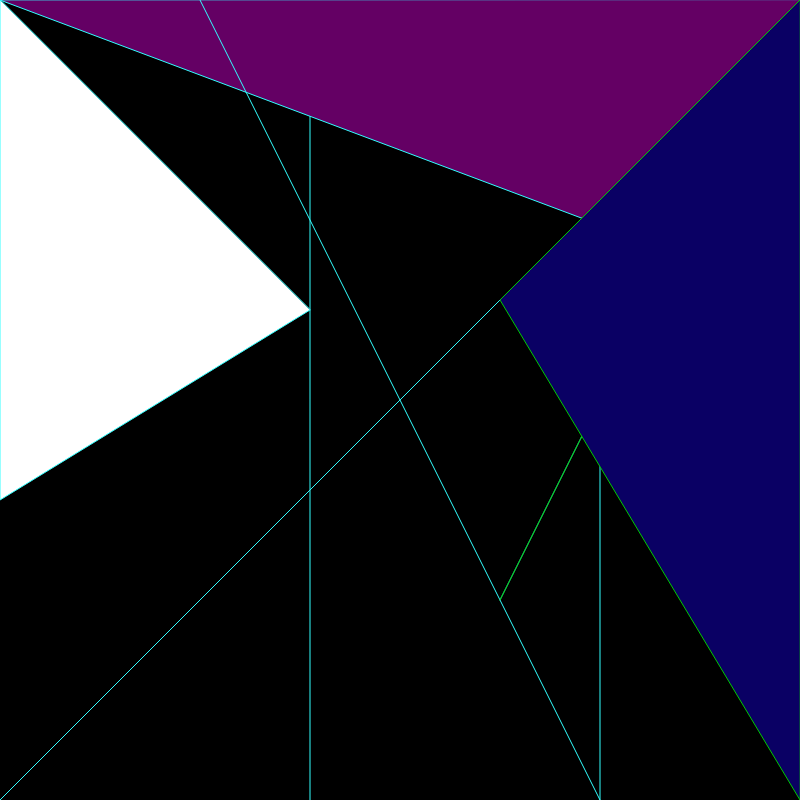
Frame 1 (no input)
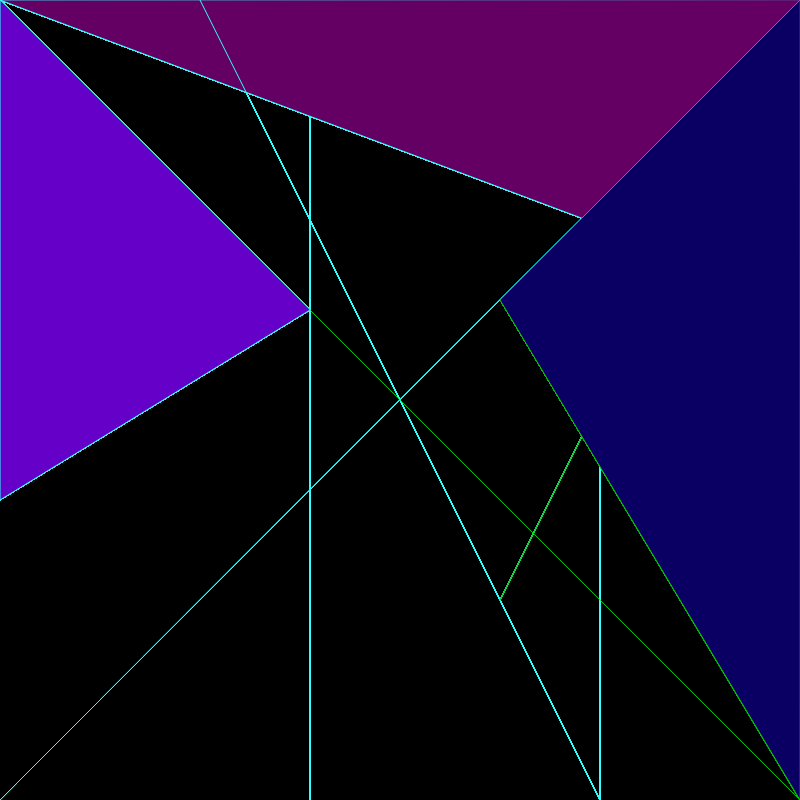
Frame 60 (no input)
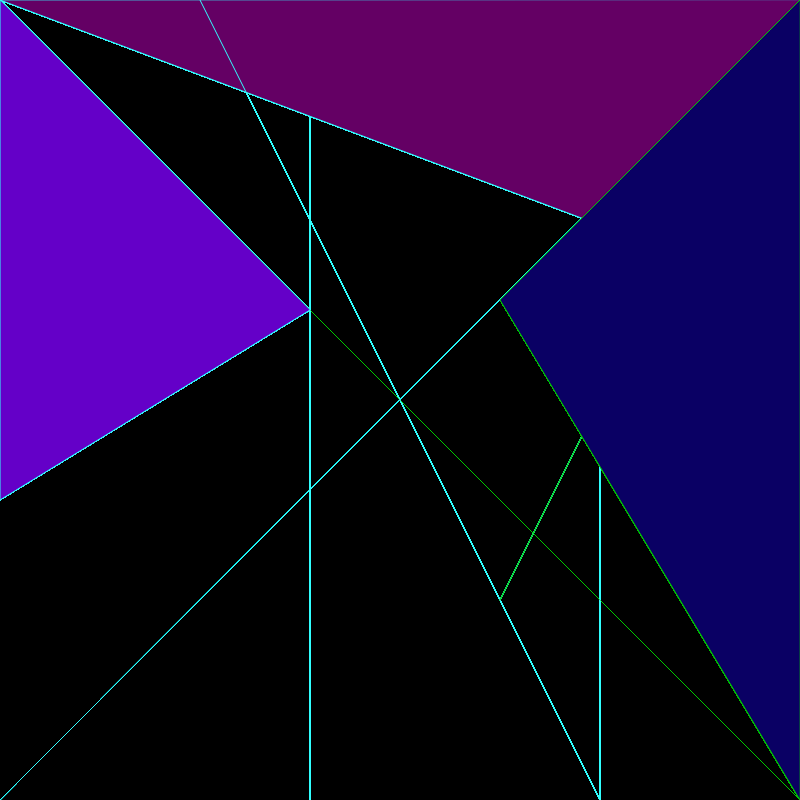
Frame 120 (the mouse pressed at the canvas centre since frame 60)

The p5.js sketch that drew these frames (run headless with seeded random() and noise() and a simulated clock; from frame 60 on, the mouse is pressed at the canvas centre):

// p5.js sketch
// ── sketch.js
function setup() {
  createCanvas(800, 800);
  background(0);
}

function draw() {
line(0, 0, 800, 800);
stroke(50, 800, 800);
triangle(0, 0, 0, 500, 310, 310)
fill(100, 0, 100)
line(800, 0, 0, 800);
line(310, 0, 310, 800);
line(600, 0, 600, 800);
triangle(0, 0, 800, 300, 800, 0);
fill(10, 0, 100);
line(200, 0, 600, 800);
line(800, 0, 500, 600);
stroke(0, 200, 0);
line(800, 0, 500, 600);
triangle(800, 0, 500, 300, 800, 800);
fill(100, 0, 200);
}
